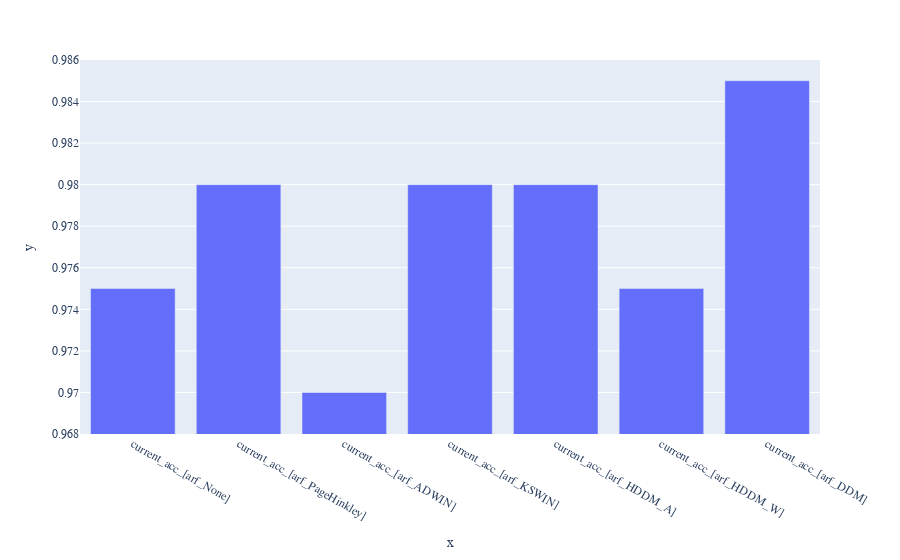

The notebook cell saved with this chart:
### Code cell
# current accuracies
fig = px.bar(x = df_test_results.iloc[112,2:16:2].keys(), y = df_test_results.iloc[112,2:16:2].values, range_y = [0.968, 0.986])
fig.update_layout(
    font_family="Times New Roman",
)

### Figure 1 — Plotly figure (JSON) as saved in the notebook; plotly's stock layout.template omitted (floating-point values rounded to 4 significant figures)
{"data": [{"alignmentgroup": "True", "hovertemplate": "x=%{x}<br>y=%{y}<extra></extra>", "legendgroup": "", "marker": {"color": "#636efa", "pattern": {"shape": ""}}, "name": "", "offsetgroup": "", "orientation": "v", "showlegend": false, "textposition": "auto", "type": "bar", "x": ["current_acc_[arf_None]", "current_acc_[arf_PageHinkley]", "current_acc_[arf_ADWIN]", "current_acc_[arf_KSWIN]", "current_acc_[arf_HDDM_A]", "current_acc_[arf_HDDM_W]", "current_acc_[arf_DDM]"], "xaxis": "x", "y": [0.975, 0.98, 0.97, 0.98, 0.98, 0.975, 0.985], "yaxis": "y"}], "layout": {"barmode": "relative", "font": {"family": "Times New Roman"}, "legend": {"tracegroupgap": 0}, "margin": {"t": 60}, "xaxis": {"anchor": "y", "domain": [0, 1], "title": {"text": "x"}, "type": "category", "range": [-0.5, 6.5], "autorange": true}, "yaxis": {"anchor": "x", "domain": [0, 1], "range": [0.968, 0.986], "title": {"text": "y"}, "type": "linear"}, "autosize": true}}
